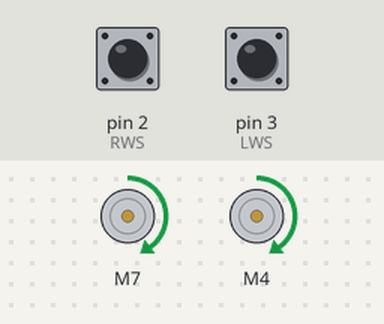
A program run on a simulated Arduino Uno, built with avr-gcc and run on an emulated ATmega328P. Shown: 2 × DC motor (green arrow = forward, orange = backward, longer = faster). The test bench sets the inputs (shaded band); at power-on: pin 3 (LWS) HIGH, pin 2 (RWS) HIGH. What the program prints to the serial monitor is not drawn.

Above: at 1.2 s.
1.3 s: pin 3 (LWS) pulsed LOW 2 times (0.12 s each, 0.3 s apart)
Timing chart, 0 to 4.3 s (numbered marks = the images above; inputs shaded):
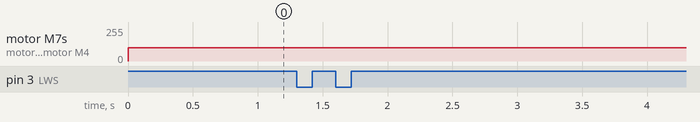

The program:

main.cpp
```cpp
#include <Arduino.h>
#include <GyverMotor.h>
#include <MPU6050.h>
#include <Wire.h>

#define Mot1 7
#define Mot2 8
#define Mot3 9

#define Mot4 4
#define Mot5 5
#define Mot6 6

#define MinSpeed 90
#define MaxSpeed 255

#define k_p 0.3

#define RWS 2
#define LWS 3

#define Min_R 67
#define Min_L 82

#define MaxRPS_L 5.7
#define MaxRPS_R 6.5

MPU6050 mpu;

float volatile yaw = 0;

unsigned long timer = 0;
unsigned long r_timer = 0;
unsigned long p_timer = 0;
float timeStep = 0.1;

float path = 0.0;
float angle = 0.0;

float coef[2] = {1.0, 0.8};

float r = 6.7;
int L = 12;


GMotor motor1(DRIVER3WIRE, Mot1, Mot2, Mot3, LOW);
GMotor motor2(DRIVER3WIRE, Mot4, Mot5, Mot6, LOW);

int lWheelCounter = 0;
int rWheelCounter = 0;

float rps_r = 0;
float rps_l = 0;

float w_r = 0;
float w_l = 0;


void LWheelCounter(){
  lWheelCounter++;
}

void RWheelCounter(){
  rWheelCounter++;
}

void updatePath(){
  w_l = PI*rps_l;
  w_r = PI*rps_r;

  path = path + (r/2)*(w_l+w_r)*(millis()-p_timer)/1000.0;
  angle = angle + (r/L)*(w_r-w_l)*(millis()-p_timer)/1000.0;
  p_timer = millis();
}

void update(){
  rps_r = (rWheelCounter/20.0)/((millis()-r_timer)/1000.0);
  rps_l = (lWheelCounter/20.0)/((millis()-r_timer)/1000.0);
  r_timer = millis();
  lWheelCounter = 0;
  rWheelCounter = 0;
  updatePath();
}

void setup() {
  Serial.begin(115200);
  motor1.setMode(AUTO);
  motor2.setMode(AUTO);

  attachInterrupt(digitalPinToInterrupt(RWS), RWheelCounter, FALLING);
  attachInterrupt(digitalPinToInterrupt(LWS), LWheelCounter, FALLING);

  path = 0.0;
  angle = 0.0;
}

double l_max = 0;
double r_max = 0;

void loop() {
  // timer = millis();
  // Serial.println("Start");
  motor1.setSpeed(100);
  motor2.setSpeed(100);

  Serial.print(path);
  Serial.print(',');
  Serial.print(angle);
  Serial.print(',');

  update();
  delay(50);
}
```

Measured:
- after the input at 1.3 s, every drawn part: stays the same
